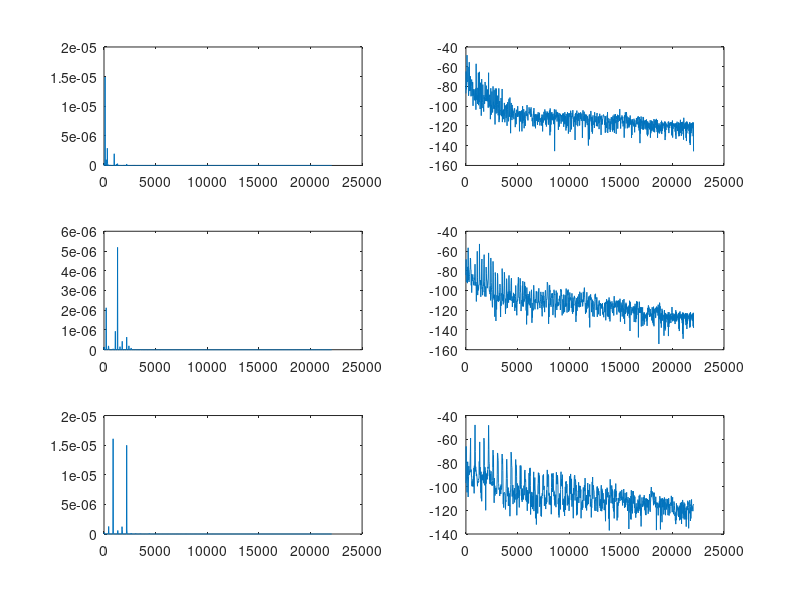

This figure's MATLAB source:
close all

addpath("all_files") 
load cellodiffA

fs = 44100;

% sound(celloA4, fs);

NFFT = 2048;
cellos = {celloA2, celloA3, celloA4};
figure();
for i = 1:3
    [R, f] = periodogram(cellos{i}, [], NFFT, fs);
    
    subplot(3,2,1+2*(i-1)); 
    plot(f, R);
    
    subplot(3,2,2+2*(i-1));
    plot(f, 10*log10(R));
    
end 
